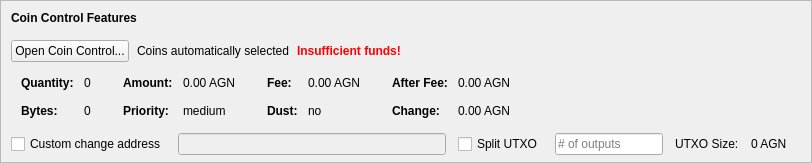
    <widget class="QFrame" name="frameCoinControl">
     <property name="sizePolicy">
      <sizepolicy hsizetype="Expanding" vsizetype="Expanding">
       <horstretch>0</horstretch>
       <verstretch>0</verstretch>
      </sizepolicy>
     </property>
     <property name="maximumSize">
      <size>
       <width>16777215</width>
       <height>16777215</height>
      </size>
     </property>
     <property name="frameShape">
      <enum>QFrame::StyledPanel</enum>
     </property>
     <property name="frameShadow">
      <enum>QFrame::Sunken</enum>
     </property>
     <layout class="QVBoxLayout" name="verticalLayoutCoinControl2">
      <property name="spacing">
       <number>0</number>
      </property>
      <property name="leftMargin">
       <number>0</number>
      </property>
      <property name="topMargin">
       <number>0</number>
      </property>
      <property name="rightMargin">
       <number>0</number>
      </property>
      <property name="bottomMargin">
       <number>6</number>
      </property>
      <item>
       <layout class="QVBoxLayout" name="verticalLayoutCoinControl" stretch="0,0,0,0,1">
        <property name="spacing">
         <number>0</number>
        </property>
        <property name="leftMargin">
         <number>10</number>
        </property>
        <property name="topMargin">
         <number>10</number>
        </property>
        <item>
         <layout class="QHBoxLayout" name="horizontalLayoutCoinControl1">
          <property name="bottomMargin">
           <number>15</number>
          </property>
          <item>
           <widget class="QLabel" name="labelCoinControlFeatures">
            <property name="sizePolicy">
             <sizepolicy hsizetype="Preferred" vsizetype="Maximum">
              <horstretch>0</horstretch>
              <verstretch>0</verstretch>
             </sizepolicy>
            </property>
            <property name="font">
             <font>
              <weight>75</weight>
              <bold>true</bold>
             </font>
            </property>
            <property name="styleSheet">
             <string notr="true">font-weight:bold;</string>
            </property>
            <property name="text">
             <string>Coin Control Features</string>
            </property>
           </widget>
          </item>
         </layout>
        </item>
        <item>
         <layout class="QHBoxLayout" name="horizontalLayoutCoinControl2" stretch="0,0,0,0">
          <property name="spacing">
           <number>8</number>
          </property>
          <property name="bottomMargin">
           <number>10</number>
          </property>
          <item>
           <widget class="QPushButton" name="pushButtonCoinControl">
            <property name="styleSheet">
             <string notr="true"/>
            </property>
            <property name="text">
             <string>Open Coin Control...</string>
            </property>
            <property name="autoDefault">
             <bool>false</bool>
            </property>
           </widget>
          </item>
          <item>
           <widget class="QLabel" name="labelCoinControlAutomaticallySelected">
            <property name="text">
             <string>Coins automatically selected</string>
            </property>
            <property name="margin">
             <number>5</number>
            </property>
           </widget>
          </item>
          <item>
           <widget class="QLabel" name="labelCoinControlInsuffFunds">
            <property name="font">
             <font>
              <weight>75</weight>
              <bold>true</bold>
             </font>
            </property>
            <property name="styleSheet">
             <string notr="true">color:red;font-weight:bold;</string>
            </property>
            <property name="text">
             <string>Insufficient funds!</string>
            </property>
            <property name="margin">
             <number>5</number>
            </property>
           </widget>
          </item>
          <item>
           <spacer name="horizontalSpacerCoinControl">
            <property name="orientation">
             <enum>Qt::Horizontal</enum>
            </property>
            <property name="sizeHint" stdset="0">
             <size>
              <width>40</width>
              <height>1</height>
             </size>
            </property>
           </spacer>
          </item>
         </layout>
        </item>
        <item>
         <widget class="QWidget" name="widgetCoinControl" native="true">
          <property name="sizePolicy">
           <sizepolicy hsizetype="Preferred" vsizetype="Preferred">
            <horstretch>0</horstretch>
            <verstretch>0</verstretch>
           </sizepolicy>
          </property>
          <property name="minimumSize">
           <size>
            <width>0</width>
            <height>0</height>
           </size>
          </property>
          <property name="styleSheet">
           <string notr="true"/>
          </property>
          <layout class="QHBoxLayout" name="horizontalLayoutCoinControl5">
           <property name="leftMargin">
            <number>0</number>
           </property>
           <property name="topMargin">
            <number>0</number>
           </property>
           <property name="rightMargin">
            <number>0</number>
           </property>
           <property name="bottomMargin">
            <number>0</number>
           </property>
           <item>
            <layout class="QHBoxLayout" name="horizontalLayoutCoinControl3" stretch="0,0,0,1">
             <property name="spacing">
              <number>20</number>
             </property>
             <property name="topMargin">
              <number>0</number>
             </property>
             <property name="bottomMargin">
              <number>10</number>
             </property>
             <item>
              <layout class="QFormLayout" name="formLayoutCoinControl1">
               <property name="horizontalSpacing">
                <number>10</number>
               </property>
               <property name="verticalSpacing">
                <number>14</number>
               </property>
               <property name="leftMargin">
                <number>10</number>
               </property>
               <property name="topMargin">
                <number>4</number>
               </property>
               <property name="rightMargin">
                <number>6</number>
               </property>
               <item row="0" column="0">
                <widget class="QLabel" name="labelCoinControlQuantityText">
                 <property name="font">
                  <font>
                   <weight>75</weight>
                   <bold>true</bold>
                  </font>
                 </property>
                 <property name="text">
                  <string>Quantity:</string>
                 </property>
                 <property name="margin">
                  <number>0</number>
                 </property>
                </widget>
               </item>
               <item row="0" column="1">
                <widget class="QLabel" name="labelCoinControlQuantity">
                 <property name="cursor">
                  <cursorShape>IBeamCursor</cursorShape>
                 </property>
                 <property name="contextMenuPolicy">
                  <enum>Qt::ActionsContextMenu</enum>
                 </property>
                 <property name="text">
                  <string notr="true">0</string>
                 </property>
                 <property name="margin">
                  <number>0</number>
                 </property>
                 <property name="textInteractionFlags">
                  <set>Qt::LinksAccessibleByMouse|Qt::TextSelectableByKeyboard|Qt::TextSelectableByMouse</set>
                 </property>
                </widget>
               </item>
               <item row="1" column="0">
                <widget class="QLabel" name="labelCoinControlBytesText">
                 <property name="font">
                  <font>
                   <weight>75</weight>
                   <bold>true</bold>
                  </font>
                 </property>
                 <property name="text">
                  <string>Bytes:</string>
                 </property>
                </widget>
               </item>
               <item row="1" column="1">
                <widget class="QLabel" name="labelCoinControlBytes">
                 <property name="cursor">
                  <cursorShape>IBeamCursor</cursorShape>
                 </property>
                 <property name="contextMenuPolicy">
                  <enum>Qt::ActionsContextMenu</enum>
                 </property>
                 <property name="text">
                  <string notr="true">0</string>
                 </property>
                 <property name="textInteractionFlags">
                  <set>Qt::LinksAccessibleByMouse|Qt::TextSelectableByKeyboard|Qt::TextSelectableByMouse</set>
                 </property>
                </widget>
               </item>
              </layout>
             </item>
             <item>
              <layout class="QFormLayout" name="formLayoutCoinControl2">
               <property name="horizontalSpacing">
                <number>10</number>
               </property>
               <property name="verticalSpacing">
                <number>14</number>
               </property>
               <property name="leftMargin">
                <number>6</number>
               </property>
               <property name="topMargin">
                <number>4</number>
               </property>
               <property name="rightMargin">
                <number>6</number>
               </property>
               <item row="0" column="0">
                <widget class="QLabel" name="labelCoinControlAmountText">
                 <property name="font">
                  <font>
                   <weight>75</weight>
                   <bold>true</bold>
                  </font>
                 </property>
                 <property name="text">
                  <string>Amount:</string>
                 </property>
                 <property name="margin">
                  <number>0</number>
                 </property>
                </widget>
               </item>
               <item row="0" column="1">
                <widget class="QLabel" name="labelCoinControlAmount">
                 <property name="cursor">
                  <cursorShape>IBeamCursor</cursorShape>
                 </property>
                 <property name="contextMenuPolicy">
                  <enum>Qt::ActionsContextMenu</enum>
                 </property>
                 <property name="text">
                  <string notr="true">0.00 AGN</string>
                 </property>
                 <property name="textInteractionFlags">
                  <set>Qt::LinksAccessibleByMouse|Qt::TextSelectableByKeyboard|Qt::TextSelectableByMouse</set>
                 </property>
                </widget>
               </item>
               <item row="1" column="0">
                <widget class="QLabel" name="labelCoinControlPriorityText">
                 <property name="font">
                  <font>
                   <weight>75</weight>
                   <bold>true</bold>
                  </font>
                 </property>
                 <property name="text">
                  <string>Priority:</string>
                 </property>
                </widget>
               </item>
               <item row="1" column="1">
                <widget class="QLabel" name="labelCoinControlPriority">
                 <property name="cursor">
                  <cursorShape>IBeamCursor</cursorShape>
                 </property>
                 <property name="contextMenuPolicy">
                  <enum>Qt::ActionsContextMenu</enum>
                 </property>
                 <property name="text">
                  <string>medium</string>
                 </property>
                 <property name="textInteractionFlags">
                  <set>Qt::LinksAccessibleByMouse|Qt::TextSelectableByKeyboard|Qt::TextSelectableByMouse</set>
                 </property>
                </widget>
               </item>
              </layout>
             </item>
             <item>
              <layout class="QFormLayout" name="formLayoutCoinControl3">
               <property name="horizontalSpacing">
                <number>10</number>
               </property>
               <property name="verticalSpacing">
                <number>14</number>
               </property>
               <property name="leftMargin">
                <number>6</number>
               </property>
               <property name="topMargin">
                <number>4</number>
               </property>
               <property name="rightMargin">
                <number>6</number>
               </property>
               <item row="0" column="0">
                <widget class="QLabel" name="labelCoinControlFeeText">
                 <property name="font">
                  <font>
                   <weight>75</weight>
                   <bold>true</bold>
                  </font>
                 </property>
                 <property name="text">
                  <string>Fee:</string>
                 </property>
                 <property name="margin">
                  <number>0</number>
                 </property>
                </widget>
               </item>
               <item row="0" column="1">
                <widget class="QLabel" name="labelCoinControlFee">
                 <property name="cursor">
                  <cursorShape>IBeamCursor</cursorShape>
                 </property>
                 <property name="contextMenuPolicy">
                  <enum>Qt::ActionsContextMenu</enum>
                 </property>
                 <property name="text">
                  <string notr="true">0.00 AGN</string>
                 </property>
                 <property name="textInteractionFlags">
                  <set>Qt::LinksAccessibleByMouse|Qt::TextSelectableByKeyboard|Qt::TextSelectableByMouse</set>
                 </property>
                </widget>
               </item>
               <item row="1" column="0">
                <widget class="QLabel" name="labelCoinControlLowOutputText">
                 <property name="font">
                  <font>
                   <weight>75</weight>
                   <bold>true</bold>
                  </font>
                 </property>
                 <property name="text">
                  <string>Dust:</string>
                 </property>
                </widget>
               </item>
               <item row="1" column="1">
                <widget class="QLabel" name="labelCoinControlLowOutput">
                 <property name="cursor">
                  <cursorShape>IBeamCursor</cursorShape>
                 </property>
                 <property name="contextMenuPolicy">
                  <enum>Qt::ActionsContextMenu</enum>
                 </property>
                 <property name="text">
                  <string>no</string>
                 </property>
                 <property name="textInteractionFlags">
                  <set>Qt::LinksAccessibleByMouse|Qt::TextSelectableByKeyboard|Qt::TextSelectableByMouse</set>
                 </property>
                </widget>
               </item>
              </layout>
             </item>
             <item>
              <layout class="QFormLayout" name="formLayoutCoinControl4">
               <property name="horizontalSpacing">
                <number>10</number>
               </property>
               <property name="verticalSpacing">
                <number>14</number>
               </property>
               <property name="leftMargin">
                <number>6</number>
               </property>
               <property name="topMargin">
                <number>4</number>
               </property>
               <property name="rightMargin">
                <number>6</number>
               </property>
               <item row="0" column="0">
                <widget class="QLabel" name="labelCoinControlAfterFeeText">
                 <property name="font">
                  <font>
                   <weight>75</weight>
                   <bold>true</bold>
                  </font>
                 </property>
                 <property name="text">
                  <string>After Fee:</string>
                 </property>
                 <property name="margin">
                  <number>0</number>
                 </property>
                </widget>
               </item>
               <item row="0" column="1">
                <widget class="QLabel" name="labelCoinControlAfterFee">
                 <property name="cursor">
                  <cursorShape>IBeamCursor</cursorShape>
                 </property>
                 <property name="contextMenuPolicy">
                  <enum>Qt::ActionsContextMenu</enum>
                 </property>
                 <property name="text">
                  <string notr="true">0.00 AGN</string>
                 </property>
                 <property name="textInteractionFlags">
                  <set>Qt::LinksAccessibleByMouse|Qt::TextSelectableByKeyboard|Qt::TextSelectableByMouse</set>
                 </property>
                </widget>
               </item>
               <item row="1" column="0">
                <widget class="QLabel" name="labelCoinControlChangeText">
                 <property name="font">
                  <font>
                   <weight>75</weight>
                   <bold>true</bold>
                  </font>
                 </property>
                 <property name="text">
                  <string>Change:</string>
                 </property>
                </widget>
               </item>
               <item row="1" column="1">
                <widget class="QLabel" name="labelCoinControlChange">
                 <property name="cursor">
                  <cursorShape>IBeamCursor</cursorShape>
                 </property>
                 <property name="contextMenuPolicy">
                  <enum>Qt::ActionsContextMenu</enum>
                 </property>
                 <property name="text">
                  <string notr="true">0.00 AGN</string>
                 </property>
                 <property name="textInteractionFlags">
                  <set>Qt::LinksAccessibleByMouse|Qt::TextSelectableByKeyboard|Qt::TextSelectableByMouse</set>
                 </property>
                </widget>
               </item>
              </layout>
             </item>
            </layout>
           </item>
          </layout>
         </widget>
        </item>
        <item>
         <layout class="QHBoxLayout" name="horizontalLayoutCoinControl4" stretch="0,0,0,0,0,0,0">
          <property name="spacing">
           <number>12</number>
          </property>
          <property name="sizeConstraint">
           <enum>QLayout::SetDefaultConstraint</enum>
          </property>
          <property name="topMargin">
           <number>5</number>
          </property>
          <property name="rightMargin">
           <number>5</number>
          </property>
          <item>
           <widget class="QCheckBox" name="checkBoxCoinControlChange">
            <property name="toolTip">
             <string>If this is activated, but the change address is empty or invalid, change will be sent to a newly generated address.</string>
            </property>
            <property name="text">
             <string>Custom change address</string>
            </property>
           </widget>
          </item>
          <item>
           <widget class="QValidatedLineEdit" name="lineEditCoinControlChange">
            <property name="enabled">
             <bool>false</bool>
            </property>
            <property name="sizePolicy">
             <sizepolicy hsizetype="Expanding" vsizetype="Fixed">
              <horstretch>0</horstretch>
              <verstretch>0</verstretch>
             </sizepolicy>
            </property>
           </widget>
          </item>
          <item>
           <widget class="QCheckBox" name="splitBlockCheckBox">
            <property name="text">
             <string>Split UTXO</string>
            </property>
           </widget>
          </item>
          <item>
           <widget class="QLineEdit" name="splitBlockLineEdit">
            <property name="sizePolicy">
             <sizepolicy hsizetype="Fixed" vsizetype="Fixed">
              <horstretch>50</horstretch>
              <verstretch>0</verstretch>
             </sizepolicy>
            </property>
            <property name="placeholderText">
             <string># of outputs</string>
            </property>
           </widget>
          </item>
          <item>
           <widget class="QLabel" name="labelBlockSizeText">
            <property name="text">
             <string>UTXO Size:</string>
            </property>
           </widget>
          </item>
          <item>
           <widget class="QLabel" name="labelBlockSize">
            <property name="text">
             <string>0 AGN</string>
            </property>
           </widget>
          </item>
          <item>
           <widget class="QLabel" name="labelCoinControlChangeLabel">
            <property name="sizePolicy">
             <sizepolicy hsizetype="Preferred" vsizetype="Expanding">
              <horstretch>0</horstretch>
              <verstretch>0</verstretch>
             </sizepolicy>
            </property>
            <property name="minimumSize">
             <size>
              <width>0</width>
              <height>0</height>
             </size>
            </property>
            <property name="text">
             <string/>
            </property>
            <property name="margin">
             <number>3</number>
            </property>
           </widget>
          </item>
         </layout>
        </item>
        <item>
         <spacer name="verticalSpacerCoinControl">
          <property name="orientation">
           <enum>Qt::Vertical</enum>
          </property>
          <property name="sizeHint" stdset="0">
           <size>
            <width>800</width>
            <height>1</height>
           </size>
          </property>
         </spacer>
        </item>
       </layout>
      </item>
     </layout>
    </widget>
